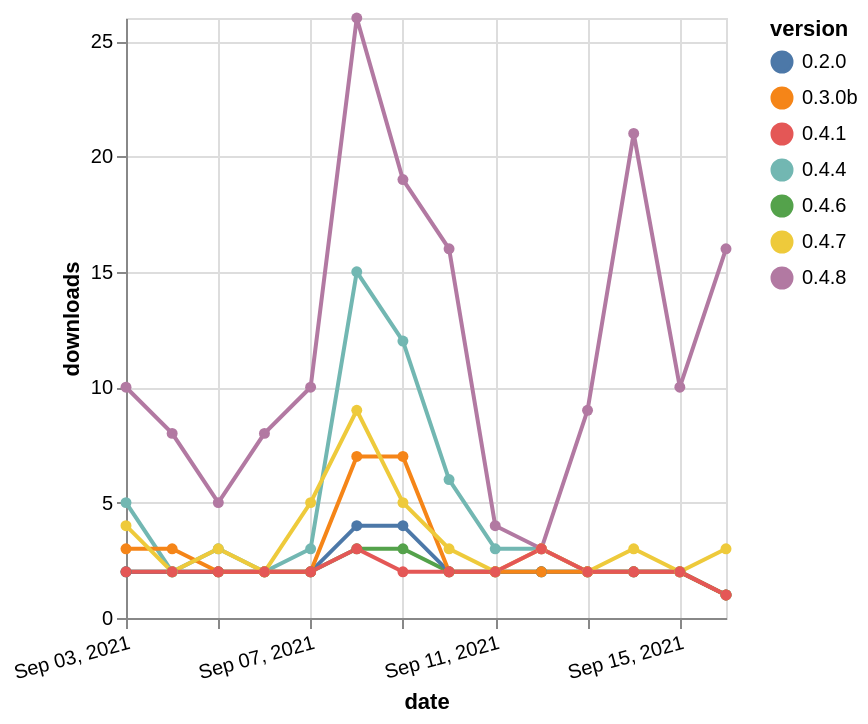

Here is the Vega-Lite specification saved for this chart:
### Vega-Lite specification from a JSON file in a GitHub repository (floating-point values rounded to 4 significant figures)
{"$schema": "https://vega.github.io/schema/vega-lite/v5.json", "description": "A simple bar chart with embedded data.", "data": {"values": [{"date": "2021-09-03", "total": 2578, "delta": 2, "version": "0.4.6"}, {"date": "2021-09-04", "total": 2580, "delta": 2, "version": "0.4.6"}, {"date": "2021-09-05", "total": 2582, "delta": 2, "version": "0.4.6"}, {"date": "2021-09-06", "total": 2584, "delta": 2, "version": "0.4.6"}, {"date": "2021-09-07", "total": 2586, "delta": 2, "version": "0.4.6"}, {"date": "2021-09-08", "total": 2589, "delta": 3, "version": "0.4.6"}, {"date": "2021-09-09", "total": 2592, "delta": 3, "version": "0.4.6"}, {"date": "2021-09-10", "total": 2594, "delta": 2, "version": "0.4.6"}, {"date": "2021-09-11", "total": 2596, "delta": 2, "version": "0.4.6"}, {"date": "2021-09-12", "total": 2598, "delta": 2, "version": "0.4.6"}, {"date": "2021-09-13", "total": 2600, "delta": 2, "version": "0.4.6"}, {"date": "2021-09-14", "total": 2602, "delta": 2, "version": "0.4.6"}, {"date": "2021-09-15", "total": 2604, "delta": 2, "version": "0.4.6"}, {"date": "2021-09-16", "total": 2605, "delta": 1, "version": "0.4.6"}, {"date": "2021-09-03", "total": 3007, "delta": 2, "version": "0.2.0"}, {"date": "2021-09-04", "total": 3009, "delta": 2, "version": "0.2.0"}, {"date": "2021-09-05", "total": 3011, "delta": 2, "version": "0.2.0"}, {"date": "2021-09-06", "total": 3013, "delta": 2, "version": "0.2.0"}, {"date": "2021-09-07", "total": 3015, "delta": 2, "version": "0.2.0"}, {"date": "2021-09-08", "total": 3019, "delta": 4, "version": "0.2.0"}, {"date": "2021-09-09", "total": 3023, "delta": 4, "version": "0.2.0"}, {"date": "2021-09-10", "total": 3025, "delta": 2, "version": "0.2.0"}, {"date": "2021-09-11", "total": 3027, "delta": 2, "version": "0.2.0"}, {"date": "2021-09-12", "total": 3029, "delta": 2, "version": "0.2.0"}, {"date": "2021-09-13", "total": 3031, "delta": 2, "version": "0.2.0"}, {"date": "2021-09-14", "total": 3033, "delta": 2, "version": "0.2.0"}, {"date": "2021-09-15", "total": 3035, "delta": 2, "version": "0.2.0"}, {"date": "2021-09-16", "total": 3036, "delta": 1, "version": "0.2.0"}, {"date": "2021-09-03", "total": 3958, "delta": 5, "version": "0.4.4"}, {"date": "2021-09-04", "total": 3960, "delta": 2, "version": "0.4.4"}, {"date": "2021-09-05", "total": 3963, "delta": 3, "version": "0.4.4"}, {"date": "2021-09-06", "total": 3965, "delta": 2, "version": "0.4.4"}, {"date": "2021-09-07", "total": 3968, "delta": 3, "version": "0.4.4"}, {"date": "2021-09-08", "total": 3983, "delta": 15, "version": "0.4.4"}, {"date": "2021-09-09", "total": 3995, "delta": 12, "version": "0.4.4"}, {"date": "2021-09-10", "total": 4001, "delta": 6, "version": "0.4.4"}, {"date": "2021-09-11", "total": 4004, "delta": 3, "version": "0.4.4"}, {"date": "2021-09-12", "total": 4007, "delta": 3, "version": "0.4.4"}, {"date": "2021-09-13", "total": 4009, "delta": 2, "version": "0.4.4"}, {"date": "2021-09-14", "total": 4011, "delta": 2, "version": "0.4.4"}, {"date": "2021-09-15", "total": 4013, "delta": 2, "version": "0.4.4"}, {"date": "2021-09-16", "total": 4014, "delta": 1, "version": "0.4.4"}, {"date": "2021-09-03", "total": 4914, "delta": 3, "version": "0.3.0b"}, {"date": "2021-09-04", "total": 4917, "delta": 3, "version": "0.3.0b"}, {"date": "2021-09-05", "total": 4919, "delta": 2, "version": "0.3.0b"}, {"date": "2021-09-06", "total": 4921, "delta": 2, "version": "0.3.0b"}, {"date": "2021-09-07", "total": 4923, "delta": 2, "version": "0.3.0b"}, {"date": "2021-09-08", "total": 4930, "delta": 7, "version": "0.3.0b"}, {"date": "2021-09-09", "total": 4937, "delta": 7, "version": "0.3.0b"}, {"date": "2021-09-10", "total": 4939, "delta": 2, "version": "0.3.0b"}, {"date": "2021-09-11", "total": 4941, "delta": 2, "version": "0.3.0b"}, {"date": "2021-09-12", "total": 4943, "delta": 2, "version": "0.3.0b"}, {"date": "2021-09-13", "total": 4945, "delta": 2, "version": "0.3.0b"}, {"date": "2021-09-14", "total": 4947, "delta": 2, "version": "0.3.0b"}, {"date": "2021-09-15", "total": 4949, "delta": 2, "version": "0.3.0b"}, {"date": "2021-09-16", "total": 4950, "delta": 1, "version": "0.3.0b"}, {"date": "2021-09-03", "total": 7034, "delta": 10, "version": "0.4.8"}, {"date": "2021-09-04", "total": 7042, "delta": 8, "version": "0.4.8"}, {"date": "2021-09-05", "total": 7047, "delta": 5, "version": "0.4.8"}, {"date": "2021-09-06", "total": 7055, "delta": 8, "version": "0.4.8"}, {"date": "2021-09-07", "total": 7065, "delta": 10, "version": "0.4.8"}, {"date": "2021-09-08", "total": 7091, "delta": 26, "version": "0.4.8"}, {"date": "2021-09-09", "total": 7110, "delta": 19, "version": "0.4.8"}, {"date": "2021-09-10", "total": 7126, "delta": 16, "version": "0.4.8"}, {"date": "2021-09-11", "total": 7130, "delta": 4, "version": "0.4.8"}, {"date": "2021-09-12", "total": 7133, "delta": 3, "version": "0.4.8"}, {"date": "2021-09-13", "total": 7142, "delta": 9, "version": "0.4.8"}, {"date": "2021-09-14", "total": 7163, "delta": 21, "version": "0.4.8"}, {"date": "2021-09-15", "total": 7173, "delta": 10, "version": "0.4.8"}, {"date": "2021-09-16", "total": 7189, "delta": 16, "version": "0.4.8"}, {"date": "2021-09-03", "total": 5695, "delta": 4, "version": "0.4.7"}, {"date": "2021-09-04", "total": 5697, "delta": 2, "version": "0.4.7"}, {"date": "2021-09-05", "total": 5700, "delta": 3, "version": "0.4.7"}, {"date": "2021-09-06", "total": 5702, "delta": 2, "version": "0.4.7"}, {"date": "2021-09-07", "total": 5707, "delta": 5, "version": "0.4.7"}, {"date": "2021-09-08", "total": 5716, "delta": 9, "version": "0.4.7"}, {"date": "2021-09-09", "total": 5721, "delta": 5, "version": "0.4.7"}, {"date": "2021-09-10", "total": 5724, "delta": 3, "version": "0.4.7"}, {"date": "2021-09-11", "total": 5726, "delta": 2, "version": "0.4.7"}, {"date": "2021-09-12", "total": 5729, "delta": 3, "version": "0.4.7"}, {"date": "2021-09-13", "total": 5731, "delta": 2, "version": "0.4.7"}, {"date": "2021-09-14", "total": 5734, "delta": 3, "version": "0.4.7"}, {"date": "2021-09-15", "total": 5736, "delta": 2, "version": "0.4.7"}, {"date": "2021-09-16", "total": 5739, "delta": 3, "version": "0.4.7"}, {"date": "2021-09-03", "total": 2621, "delta": 2, "version": "0.4.1"}, {"date": "2021-09-04", "total": 2623, "delta": 2, "version": "0.4.1"}, {"date": "2021-09-05", "total": 2625, "delta": 2, "version": "0.4.1"}, {"date": "2021-09-06", "total": 2627, "delta": 2, "version": "0.4.1"}, {"date": "2021-09-07", "total": 2629, "delta": 2, "version": "0.4.1"}, {"date": "2021-09-08", "total": 2632, "delta": 3, "version": "0.4.1"}, {"date": "2021-09-09", "total": 2634, "delta": 2, "version": "0.4.1"}, {"date": "2021-09-10", "total": 2636, "delta": 2, "version": "0.4.1"}, {"date": "2021-09-11", "total": 2638, "delta": 2, "version": "0.4.1"}, {"date": "2021-09-12", "total": 2641, "delta": 3, "version": "0.4.1"}, {"date": "2021-09-13", "total": 2643, "delta": 2, "version": "0.4.1"}, {"date": "2021-09-14", "total": 2645, "delta": 2, "version": "0.4.1"}, {"date": "2021-09-15", "total": 2647, "delta": 2, "version": "0.4.1"}, {"date": "2021-09-16", "total": 2648, "delta": 1, "version": "0.4.1"}]}, "width": "container", "mark": {"type": "line", "point": {"filled": true}}, "encoding": {"x": {"field": "date", "type": "temporal", "timeUnit": "yearmonthdate", "title": "date", "axis": {"labelAngle": -15}}, "y": {"field": "delta", "type": "quantitative", "title": "downloads"}, "color": {"field": "version", "type": "nominal"}, "tooltip": {"field": "delta"}}}
